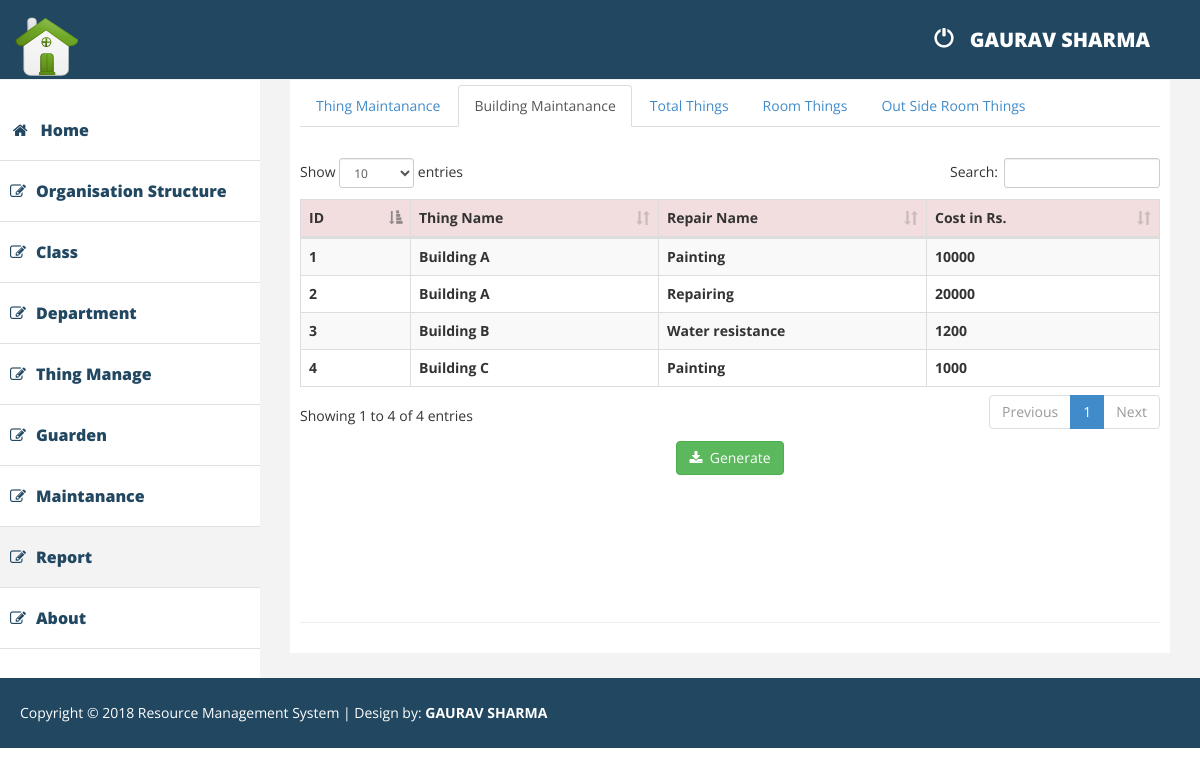
The app's page /1_Organisation/BuildingMaintananceReport.php (signed in) with its own data.
### tables this page shows
CREATE TABLE `maintanance` (
  `name` varchar(45) NOT NULL,
  `cost` int(11) NOT NULL,
  `Building_idbuilding` tinyint(3) unsigned NOT NULL,
  `idmaintanance` tinyint(3) unsigned NOT NULL AUTO_INCREMENT,
  PRIMARY KEY (`idmaintanance`),
  KEY `fk_Maintanance_Building1_idx` (`Building_idbuilding`),
  CONSTRAINT `fk_Maintanance_Building1` FOREIGN KEY (`Building_idbuilding`) REFERENCES `building` (`idbuilding`) ON DELETE CASCADE ON UPDATE CASCADE
);

CREATE TABLE `building` (
  `idbuilding` tinyint(3) unsigned NOT NULL AUTO_INCREMENT,
  `name` varchar(45) NOT NULL,
  `r_status` tinyint(4) NOT NULL DEFAULT '1',
  PRIMARY KEY (`idbuilding`)
);

### 1_Organisation/package/Session.php (called while the page is built, shortened)
<?php
class SessionManager{
    public function getValue($key)
    {
      return $_SESSION[$key];
    }
  }
?>

### config/ClassConnectDB.php (called while the page is built, shortened)
<?php
class ConnectDatabase
{
	var $DB_CONNECTION;
	public function __construct()
	{
		$this->DB_CONNECTION = new mysqli(DB_HOST, DB_HOST_USERNAME, DB_HOST_PASSWORD, DB_DATABASE);
		$this->DB_CONNECTION->set_charset('utf8');
	}
	public function query($sql)
	{
		return $this->DB_CONNECTION->query($sql);
	}
}
$DB_CONN = new ConnectDatabase();
?>

### 1_Organisation/classes/BuildingMaintananceDataClass.php (called while the page is built, shortened)
<?php
require_once root . '1_Organisation/classes/BuildingDataClass.php';
require_once root . '1_Organisation/package/Session.php';
class BuildingMaintananceData
{
	private function __construct($obj)
	{
		$this->ID	 = $obj->idmaintanance;
		$this->NAME	 = $obj->name;
		$this->COST = $obj->cost;
		$this->BuildingData_object = BuildingData::getBuildingData($obj->Building_idbuilding);
	}
	public static function getAllBuildingMaintananceData()
	{
		GLOBAL $DB_CONN;
		$sql = "SELECT * from maintanance";
		$result = $DB_CONN->query($sql);
		$array_building_maintanance = array();
		while($obj = $result->fetch_object())
		{
			$array_building_maintanance[] = new BuildingMaintananceData($obj);
		}
		return $array_building_maintanance;
	}
}
?>

### 1_Organisation/classes/BuildingDataClass.php (called while the page is built, shortened)
<?php
require_once root . 'config/ClassConnectDB.php';
require_once root . '1_Organisation/package/Session.php';
class BuildingData
{
	private function __construct($obj)
	{
		$this->NAME = $obj->name;
	}
	public static function getBuildingData($idbuilding)
	{
		GLOBAL $DB_CONN;
		$sql = "SELECT * FROM building where idbuilding = $idbuilding";
		$result = $DB_CONN->query($sql);
		if($obj = $result->fetch_object())
		{
			return new BuildingData($obj);
		}
		return null;
	}
}
?>

### 1_Organisation/BuildingMaintananceReport.php (the view, shortened to what this page needs)
<?php
require_once 'top_nav.php';
require_once root . '1_Organisation/classes/BuildingMaintananceDataClass.php';
$BuildingMaintananceData_object_array = BuildingMaintananceData::getAllBuildingMaintananceData();
?>
	<div>
		<nav class="navbar-default navbar-side" role="navigation" >
			<div class="sidebar-collapse">
				<ul class="nav" id="main-menu">
					<li>
						<a href="home.php"><i class="fa fa-home fa-fw"></i>Home</a>
					</li>
					<li>
						<a href="Organisation_structure.php"><i class="fa fa-edit "></i>Organisation Structure </a>
					</li>
					<li>
						<a href="Class.php"><i class="fa fa-edit "></i>Class</a>
					</li>
					<li>
                		<a href="Department.php"><i class="fa fa-edit "></i>Department</a>
            		</li>
					<li>
						<a href="Thing.php"><i class="fa fa-edit "></i>Thing Manage </a>
					</li>
					<li>
						<a href="guarden.php"><i class="fa fa-edit "></i>Guarden </a>
					</li>
					<li>
						<a href="Maintanance.php"><i class="fa fa-edit "></i>Maintanance </a>
					</li>
					<li class="active-link">
						<a href="ThingMaintananceReport.php"><i class="fa fa-edit "></i>Report </a>
					</li>
					<li>
						<a href="About.php"><i class="fa fa-edit "></i>About </a>
					</li>
				</ul>
			</div>
		</nav>
	</div>
	<div id="page-wrapper" >
		<div id="page-inner">
			<div class="row">
				<div class="col-md-12">
					<ul class="nav nav-tabs">
						<li><a href ='ThingMaintananceReport.php'>Thing Maintanance</a>
						</li>
						<li class="active"><a href ='BuildingMaintananceReport.php'>Building Maintanance</a>
						</li>
						<li><a href ='TotalThingsReport.php'>Total Things</a>
						</li>
						<li><a href='RoomThingsReport.php'>Room Things</a>
						</li>
						<li><a href='ThingsOutsideRoom.php'>Out Side Room Things</a>
						</li>
					</ul>
					<div class="tab-content" id="tab-content">
						<div class="row">
                			<div class="col-md-12">
                				<?php
                					echo 	"<div class='card'>
                        						<div class='card-header'>
                            						<strong class='card-title'>&nbsp</strong>
                        						</div>
                        						<div class='card-body'>
                          							<table id='bootstrap-data-table' class='table table-striped table-bordered'>
	                          							<thead>
							                              <tr class='danger'>
							                                <th>ID</th>
							                                <th>Thing Name</th>
							                                <th>Repair Name</th>
							                                <th>Cost in Rs.</th>
							                              </tr>
							                            </thead>
							                            <tbody>";
	                          								foreach ($BuildingMaintananceData_object_array as $BuildingMaintananceData_object)
	                          								{
	                          									echo "<tr>
										                                <th>".$BuildingMaintananceData_object->ID."</th>
										                                <th>".$BuildingMaintananceData_object->BuildingData_object->NAME."</th>
										                                <th>".$BuildingMaintananceData_object->NAME."</th>
										                                <th>".$BuildingMaintananceData_object->COST."</th>
										                              </tr>";
	                          								}
	                          		echo				"</tbody>
                          							</table>
                          						</div>
                          					</div>";
                				?>
                			</div>
                		</div>
                		<div class='row text-center'>
                			<form method='post' action='PDFReport/BuildingMaintananceReportGenerate.php'>
	                			<button class='btn btn-success'><span class='fa fa-download'></span>&nbsp Generate</button>
	                		</form>
                		</div>
					</div>
				</div>
			</div>
			<hr />
		</div>
	</div>
</div>
<?php
	require_once 'footer.php';
?>

### 1_Organisation/top_nav.php (shortened to what this page needs)
<?php
require_once root.'1_Organisation/package/Session.php';
$session = new SessionManager();
?>
<!DOCTYPE html>
<html xmlns="http://www.w3.org/1999/xhtml">
<head>
    <link href="../assets/css/bootstrap.css" rel="stylesheet" />
    <link rel="stylesheet" href="../assets/datatable/DataTables-1.10.16/css/dataTables.bootstrap.min.css">
	<link href="../assets/css/ajax.css" rel="stylesheet" />
    <link href="../assets/css/font-awesome.min.css" rel="stylesheet" />
    <link href="../assets/css/custom.css" rel="stylesheet" />
    <link href="css/myCustomPage.css" rel="stylesheet" />
</head>
<body>
    <div id="wrapper">
        <div class="navbar navbar-inverse navbar-fixed-top">
            <div class="adjust-nav">
                <div class="navbar-header">
                    <a class="navbar-brand" href="home.php">
                        <img src="../assets/img/home.png" />
                    </a>
                </div>
                 <span class="logout-spn" >
					<a href="javascript:sessionDestroy();" style="color:#fff; "><span class='glyphicon glyphicon-off'></span>&nbsp &nbsp<?php echo $session->getValue('username'); ?></a>
                </span>
            </div>
        </div>

### 1_Organisation/footer.php (shortened to what this page needs)
<div class="footer">
    <div class="row">
		<div class="col-lg-12" >
                   Copyright &copy;  2018 Resource Management System | Design by: <strong>GAURAV SHARMA</strong>
        </div>
    </div>
</div>
</body>
</html>

### assets/css/custom.css (style rules this page uses)
body { font-family: 'Open Sans', sans-serif; line-height:30px; height:100%; }
#wrapper { width: 100%; margin-top:50px; }
#page-wrapper { padding: 15px 15px; min-height: 100%; background:#F3F3F3; }
#page-inner { width:100%; margin:10px 20px 10px 0px; background-color:#fff!important; padding:10px; min-height:100%; }
.sidebar-collapse .nav { padding:0; padding-top:50px; }
.sidebar-collapse > .nav > li > a { padding:15px 10px; color: #214761; font-weight: 900; font-size: 16px; }
.sidebar-collapse > .nav > li { border-bottom:1px solid #e1e1e1; }
.navbar-side { border:none; background-color: #fff; }
.navbar-inverse { background-color: #214761; border-color: #F0F0F0; min-height: 80px; }
.nav > li > a > i { margin-right:10px; }
.logout-spn { float:right; color:#fff; font-size:20px; font-weight:800; margin: 25px 50px 10px 50px; }
.logout-spn a { text-decoration:none; }
.active-link { background-color:#f3f3f3; }
.footer { background-color:#214761; width:100%; color:#fff; padding:20px 50px 20px 50px; padding-left:20px; }
@media (min-width:768px) { #page-wrapper { margin: 0 0 0 260px; padding: 15px 30px; min-height: 100%; } }
@media (min-width:768px) { .navbar-side { z-index: 1; position: absolute; width: 260px; } }

### 1_Organisation/css/myCustomPage.css (style rules this page uses)
#tab-content { height : 475px; }

### records on screen
maintanance: idmaintanance "1", Building_idbuilding.name "Building A", name "Painting", cost "10000"
maintanance: idmaintanance "2", Building_idbuilding.name "Building A", name "Repairing", cost "20000"
maintanance: idmaintanance "3", Building_idbuilding.name "Building B", name "Water resistance", cost "1200"
maintanance: idmaintanance "4", Building_idbuilding.name "Building C", name "Painting", cost "1000"

### other values on screen
$session->getValue('username') "GAURAV SHARMA"
